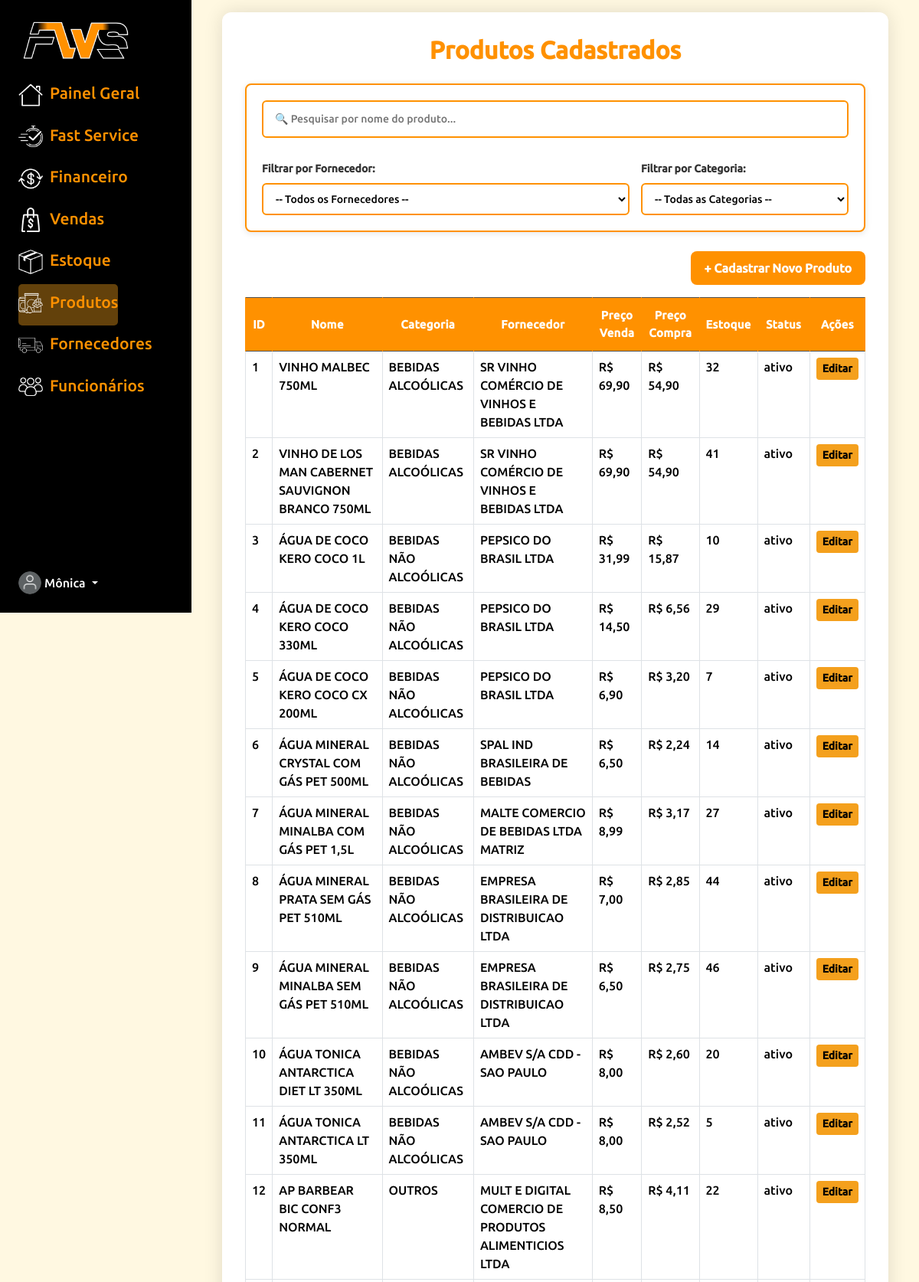
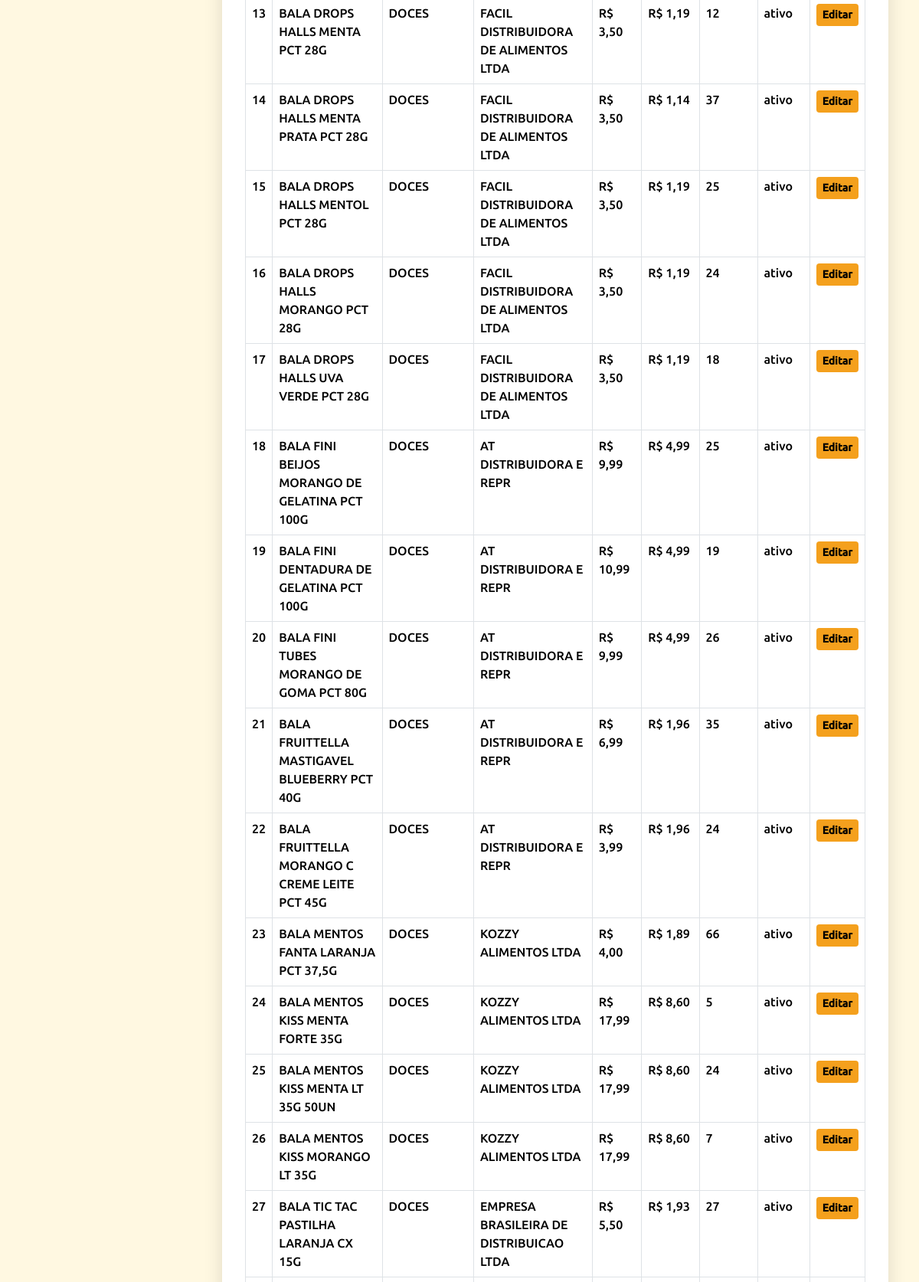
Screenshot of /FWS_ADM/produtos/HTML/lista_produtos.php (signed in, upper part) with the database file from the repository (2 pictures, top to bottom).
### tables this page shows
CREATE TABLE IF NOT EXISTS `funcionarios` (
  `id` int(11) NOT NULL AUTO_INCREMENT,
  `nome` varchar(100) NOT NULL,
  `cpf` varchar(14) NOT NULL,
  `email` varchar(100) NOT NULL,
  `senha` varchar(255) NOT NULL,
  `nivel_permissao` tinyint(4) NOT NULL,
  `criado_em` timestamp NULL DEFAULT CURRENT_TIMESTAMP,
  `ultimo_login` datetime DEFAULT NULL,
  `ativo` tinyint(1) DEFAULT '1',
  PRIMARY KEY (`id`),
  UNIQUE KEY `cpf` (`cpf`),
  UNIQUE KEY `email` (`email`)
);

CREATE TABLE IF NOT EXISTS `produtos` (
  `id` int(11) NOT NULL AUTO_INCREMENT,
  `nome` varchar(100) NOT NULL,
  `categoria_id` int(11) NOT NULL,
  `fornecedor_id` int(11) NOT NULL,
  `descricao` text,
  `foto_produto` varchar(255) DEFAULT NULL,
  `preco_venda` decimal(10,2) DEFAULT NULL,
  `preco_compra` decimal(10,2) DEFAULT NULL,
  `estoque` int(11) DEFAULT '0',
  `validade_padrao_meses` int(11) DEFAULT NULL,
  `status` enum('ativo','inativo') DEFAULT 'ativo',
  `criado_em` timestamp NULL DEFAULT CURRENT_TIMESTAMP,
  PRIMARY KEY (`id`),
  UNIQUE KEY `id` (`id`),
  KEY `categoria_id` (`categoria_id`),
  KEY `fornecedor_id` (`fornecedor_id`),
  CONSTRAINT `produtos_ibfk_1` FOREIGN KEY (`categoria_id`) REFERENCES `categorias` (`id`),
  CONSTRAINT `produtos_ibfk_2` FOREIGN KEY (`fornecedor_id`) REFERENCES `fornecedores` (`id`)
);

CREATE TABLE IF NOT EXISTS `categorias` (
  `id` int(11) NOT NULL AUTO_INCREMENT,
  `nome` varchar(100) NOT NULL,
  `cor` varchar(50) DEFAULT NULL,
  PRIMARY KEY (`id`),
  UNIQUE KEY `nome` (`nome`)
);

CREATE TABLE IF NOT EXISTS `fornecedores` (
  `id` int(11) NOT NULL AUTO_INCREMENT,
  `nome` varchar(150) NOT NULL,
  `cnpj` varchar(14) NOT NULL,
  `telefone` varchar(20) NOT NULL,
  `email` varchar(100) NOT NULL,
  PRIMARY KEY (`id`),
  UNIQUE KEY `cnpj` (`cnpj`)
);

### FWS_ADM/produtos/HTML/lista_produtos.php (the view, shortened to what this page needs)
<?php
include "../../conn.php";
$id = $_SESSION['usuario_id_ADM'];
$stmt = $sql->prepare("SELECT nome FROM funcionarios WHERE id = ?");
$stmt->bind_param("i", $id);
$stmt->execute();
$stmt->bind_result($nome_adm);
$nome_adm = explode(" ", trim($nome_adm))[0];
$query = "
    SELECT
        p.id,
        p.nome,
        c.nome AS categoria,
        f.nome AS fornecedor,
        p.preco_venda,
        p.preco_compra,
        p.estoque,
        p.status
    FROM produtos p
    LEFT JOIN categorias c ON p.categoria_id = c.id
    LEFT JOIN fornecedores f ON p.fornecedor_id = f.id
    ORDER BY p.id ASC
";
$result = $sql->query($query);
$pagina = 'produtos';
?>
<!DOCTYPE html>
<html lang="pt-br">
<head>
    <link rel="stylesheet" href="../../menu_principal/CSS/menu_principal.css">
    <link href="https://cdn.jsdelivr.net/npm/bootstrap@5.3.3/dist/css/bootstrap.min.css" rel="stylesheet">
</head>
<body>
    <div class="container-fluid">
        <div class="row flex-nowrap">
            <div class="col-auto px-sm-2 px-0 bg-dark" id="fund">
                <div class="d-flex flex-column align-items-center align-items-sm-start px-3 pt-2 text-white min-vh-100"
                    id="menu">
                    <ul class="nav nav-pills flex-column mb-sm-auto mb-0 align-items-center align-items-sm-start">
                        <li id="logo-linha"><img src="../../menu_principal/IMG/logo_linhas.png"></li>
                        <li><a href="/fws/FWS_ADM/menu_principal/HTML/menu_principal1.php" class="nav-link px-0 <?php if($pagina=='painel') echo 'active'; ?>"
                                id="cor-fonte">
                                <img src="../../menu_principal/IMG/painelgeral.png">
                                <span class="ms-1 d-none d-sm-inline">Painel Geral</span>
                            </a></li>
                        <li><a href="/fws/FWS_ADM/fast_service/HTML/fast_service.php" class="nav-link px-0 <?php if($pagina=='fast') echo 'active'; ?>"
                                id="cor-fonte">
                                <img src="../../menu_principal/IMG/fastservice.png">
                                <span class="ms-1 d-none d-sm-inline">Fast Service</span>
                            </a></li>
                        <li><a href="/fws/FWS_ADM/menu_financeiro/HTML/menu_financeiro.php" class="nav-link px-0 <?php if($pagina=='financeiro') echo 'active'; ?>"
                                id="cor-fonte">
                                <img src="../../menu_principal/IMG/financeiro.png">
                                <span class="ms-1 d-none d-sm-inline">Financeiro</span>
                            </a></li>
                        <li><a href="/fws/FWS_ADM/menu_vendas/HTML/menu_venda.php" class="nav-link px-0 <?php if($pagina=='vendas') echo 'active'; ?>" id="cor-fonte">
                                <img src="../../menu_principal/IMG/vendaspai.png">
                                <span class="ms-1 d-none d-sm-inline">Vendas</span>
                            </a></li>
                        <li><a href="/fws/FWS_ADM/estoque/HTML/estoque.php" class="nav-link px-0 <?php if($pagina=='estoque') echo 'active'; ?>" id="cor-fonte">
                                <img src="../../menu_principal/IMG/estoque.png">
                                <span class="ms-1 d-none d-sm-inline">Estoque</span>
                            </a></li>
                        <li><a href="/fws/FWS_ADM/produtos/HTML/lista_produtos.php" class="nav-link px-0 <?php if($pagina=='produtos') echo 'active'; ?>"
                                id="cor-fonte">
                                <img src="../../menu_principal/IMG/produtos.png">
                                <span class="ms-1 d-none d-sm-inline">Produtos</span>
                            </a></li>
                        <li><a href="/fws/FWS_ADM/fornecedores/HTML/lista_fornecedores.php" class="nav-link px-0 <?php if($pagina=='fornecedores') echo 'active'; ?>"
                                id="cor-fonte">
                                <img src="../../menu_principal/IMG/fornecedor.png">
                                <span class="ms-1 d-none d-sm-inline">Fornecedores</span>
                            </a></li>
                        <li><a href="/fws/FWS_ADM/funcionarios/HTML/menu_funcionarios.php" class="nav-link px-0 <?php if($pagina=='funcionarios') echo 'active'; ?>"
                                id="cor-fonte">
                                <img src="../../menu_principal/IMG/funcionarios.png">
                                <span class="ms-1 d-none d-sm-inline">Funcionários</span>
                            </a></li>
                    </ul>
                    <div class="dropdown pb-4">
                        <a href="#" class="d-flex align-items-center text-white text-decoration-none dropdown-toggle"
                            data-bs-toggle="dropdown">
                            <img src="../../fotodeperfiladm.png" width="30" height="30" class="rounded-circle">
                            <span class="d-none d-sm-inline mx-1"><?= $nome_adm ?></span>
                        </a>
                    </div>
                </div>
            </div>
            <div class="col py-3" id="conteudo-principal">
                <div class="container">
                    <h2>Produtos Cadastrados</h2>
                    <div class="search-filter-container">
                        <input
                            type="text"
                            id="searchInput"
                            class="search-input"
                            placeholder="🔍 Pesquisar por nome do produto..."
                        >
                        <div class="filters-row">
                            <div class="filter-group">
                                <label for="fornecedorFilter">Filtrar por Fornecedor:</label>
                                <select id="fornecedorFilter" class="filter-select">
                                    <option value="">-- Todos os Fornecedores --</option>
                                </select>
                            </div>
                            <div class="filter-group">
                                <label for="categoriaFilter">Filtrar por Categoria:</label>
                                <select id="categoriaFilter" class="filter-select">
                                    <option value="">-- Todas as Categorias --</option>
                                </select>
                            </div>
                        </div>
                    </div>
                    <div class="d-flex justify-content-end mb-3">
                        <a href="cadastro_produto.php" class="btn btn-cadastro">
                            + Cadastrar Novo Produto
                        </a>
                    </div>
                    <table class="table table-bordered table-hover">
                        <thead class="table-dark">
                            <tr>
                                <th>ID</th>
                                <th>Nome</th>
                                <th>Categoria</th>
                                <th>Fornecedor</th>
                                <th>Preço Venda</th>
                                <th>Preço Compra</th>
                                <th>Estoque</th>
                                <th>Status</th>
                                <th>Ações</th>
                            </tr>
                        </thead>
                        <tbody>
                            <?php if ($result->num_rows > 0): ?>
                            <?php while ($row = $result->fetch_assoc()): ?>
                            <tr>
                                <td><?= $row['id'] ?></td>
                                <td><?= htmlspecialchars($row['nome']) ?></td>
                                <td><?= htmlspecialchars($row['categoria']) ?></td>
                                <td><?= htmlspecialchars($row['fornecedor']) ?></td>
                                <td>R$ <?= number_format($row['preco_venda'], 2, ',', '.') ?></td>
                                <td>R$ <?= number_format($row['preco_compra'], 2, ',', '.') ?></td>
                                <td><?= $row['estoque'] ?></td>
                                <td><?= ($row['status'] === 'ativo' ? 'ativo' : 'inativo') ?></td>
                                <td>
                                    <a href="editar_produto.php?id=<?= $row['id'] ?>"
                                        class="btn btn-edit btn-sm">Editar</a>
                                </td>
                            </tr>
                            <?php endwhile; ?>
                            <?php else: ?>
                            <tr>
                                <td colspan="9">Nenhum produto cadastrado.</td>
                            </tr>
                            <?php endif; ?>
                        </tbody>
                    </table>
                </div>
            </div>
        </div>
    </div>
</body>
</html>

### FWS_ADM/menu_principal/CSS/menu_principal.css (style rules this page uses)
.col { margin-left: 250px; }
#menu { background-color: black; }
#fund { background-color: black !important; position: fixed; left: 0; top: 0; height: 100vh; overflow-y: auto; z-index: 1000; }
#cor-fonte { color: #ff9100; font-size: 21px; padding-bottom: 13px; }
#cor-fonte img { width: 32px; }
#logo-linha img { width: 150px; }
.nav-link { width: 100%; display: block; border-radius: 10px; }
.nav-link.active { background-color: #f4a21d67 !important; border-radius: 5px; }

### FWS_ADM/produtos/HTML/lista_produtos.php (style rules this page uses)
body { background-color: #fff8e1; margin: 0; overflow-x: hidden; animation: fadeInBody .5s ease; }
#fund { position: fixed; top: 0; left: 0; height: 100vh; width: 250px; background-color: black !important; overflow-y: auto; z-index: 1000; }
#menu { background-color: black; }
#fund { background-color: black !important; }
#cor-fonte { color: #ff9100; font-size: 21px; padding-bottom: 13px; }
#cor-fonte img { width: 32px; }
#logo-linha img { width: 150px; }
.nav-link { width: 100%; display: block; border-radius: 10px; }
.nav-link.active { background-color: #f4a21d67 !important; border-radius: 5px; }
#conteudo-principal { margin-left: 250px; padding: 40px; }
.container { max-width: 1050px; background: white; padding: 30px; border-radius: 12px; box-shadow: 0 0 25px rgba(0, 0, 0, 0.12); animation: fadeInCard .6s ease; }
h2 { text-align: center; margin-bottom: 25px; color: #ff9100; font-weight: bold; }
.btn-cadastro { background-color: #ff9100; color: white; font-weight: bold; border: none; padding: 10px 18px; transition: all .25s ease-in-out; border-radius: 8px; }
table { animation: fadeInTable .6s ease; }
.table thead.table-dark { background-color: #ff9100; }
.table thead.table-dark th { background-color: #ff9100; color: white; border-color: #ff9100; }
tr { transition: background .18s ease, transform .15s ease; }
.btn-edit { background-color: #f4a01d; color: black; border: none; font-weight: bold; transition: all .2s ease; }
.table thead th { text-align: center !important; vertical-align: middle !important; padding-top: 12px !important; padding-bottom: 12px !important; font-size: 15px; letter-spacing: 0.3px; font-weight: 600; }
.table thead th { background-color: #ff9100 !important; color: white !important; }
.search-filter-container { background-color: white; border-radius: 8px; padding: 20px; margin-bottom: 25px; box-shadow: 0 2px 8px rgba(0, 0, 0, 0.1); border: 2px solid #ff9100; }
.search-input { width: 100%; padding: 12px 15px; font-size: 14px; border: 2px solid #ff9100; border-radius: 6px; margin-bottom: 15px; transition: all 0.3s ease; }
.filters-row { display: grid; grid-template-columns: 1fr 1fr; gap: 15px; margin-top: 15px; }
.filter-group { display: flex; flex-direction: column; }
.filter-group label { font-weight: 600; color: #333; margin-bottom: 8px; font-size: 14px; }
.filter-select { padding: 10px 12px; border: 2px solid #ff9100; border-radius: 6px; font-size: 14px; cursor: pointer; transition: all 0.3s ease; background-color: white; }
.filter-select option { padding: 8px; }

### rows the page displays
funcionarios: nome "Mônica"
produtos: id "1", nome "VINHO MALBEC 750ML", categoria.nome "BEBIDAS ALCOÓLICAS", fornecedor.nome "SR VINHO COMÉRCIO DE VINHOS E BEBIDAS LTDA", preco_venda "69,90", preco_compra "54,90", estoque "32", status "ativo"
produtos: id "2", nome "VINHO DE LOS MAN CABERNET SAUVIGNON BRANCO 750ML", categoria.nome "BEBIDAS ALCOÓLICAS", fornecedor.nome "SR VINHO COMÉRCIO DE VINHOS E BEBIDAS LTDA", preco_venda "69,90", preco_compra "54,90", estoque "41", status "ativo"
produtos: id "3", nome "ÁGUA DE COCO KERO COCO 1L", categoria.nome "BEBIDAS NÃO ALCOÓLICAS", fornecedor.nome "PEPSICO DO BRASIL LTDA", preco_venda "31,99", preco_compra "15,87", estoque "10", status "ativo"
produtos: id "4", nome "ÁGUA DE COCO KERO COCO 330ML", categoria.nome "BEBIDAS NÃO ALCOÓLICAS", fornecedor.nome "PEPSICO DO BRASIL LTDA", preco_venda "14,50", preco_compra "6,56", estoque "29", status "ativo"
produtos: id "5", nome "ÁGUA DE COCO KERO COCO CX 200ML", categoria.nome "BEBIDAS NÃO ALCOÓLICAS", fornecedor.nome "PEPSICO DO BRASIL LTDA", preco_venda "6,90", preco_compra "3,20", estoque "7", status "ativo"
produtos: id "6", nome "ÁGUA MINERAL CRYSTAL COM GÁS PET 500ML", categoria.nome "BEBIDAS NÃO ALCOÓLICAS", fornecedor.nome "SPAL IND BRASILEIRA DE BEBIDAS", preco_venda "6,50", preco_compra "2,24", estoque "14", status "ativo"
produtos: id "7", nome "ÁGUA MINERAL MINALBA COM GÁS PET 1,5L", categoria.nome "BEBIDAS NÃO ALCOÓLICAS", fornecedor.nome "MALTE COMERCIO DE BEBIDAS LTDA MATRIZ", preco_venda "8,99", preco_compra "3,17", estoque "27", status "ativo"
produtos: id "8", nome "ÁGUA MINERAL PRATA SEM GÁS PET 510ML", categoria.nome "BEBIDAS NÃO ALCOÓLICAS", fornecedor.nome "EMPRESA BRASILEIRA DE DISTRIBUICAO LTDA", preco_venda "7,00", preco_compra "2,85", estoque "44", status "ativo"
produtos: id "9", nome "ÁGUA MINERAL MINALBA SEM GÁS PET 510ML", categoria.nome "BEBIDAS NÃO ALCOÓLICAS", fornecedor.nome "EMPRESA BRASILEIRA DE DISTRIBUICAO LTDA", preco_venda "6,50", preco_compra "2,75", estoque "46", status "ativo"
produtos: id "10", nome "ÁGUA TONICA ANTARCTICA DIET LT 350ML", categoria.nome "BEBIDAS NÃO ALCOÓLICAS", fornecedor.nome "AMBEV S/A CDD - SAO PAULO", preco_venda "8,00", preco_compra "2,60", estoque "20", status "ativo"
produtos: id "11", nome "ÁGUA TONICA ANTARCTICA LT 350ML", categoria.nome "BEBIDAS NÃO ALCOÓLICAS", fornecedor.nome "AMBEV S/A CDD - SAO PAULO", preco_venda "8,00", preco_compra "2,52", estoque "5", status "ativo"
produtos: id "12", nome "AP BARBEAR BIC CONF3 NORMAL", categoria.nome "OUTROS", fornecedor.nome "MULT E DIGITAL COMERCIO DE PRODUTOS ALIMENTICIOS LTDA", preco_venda "8,50", preco_compra "4,11", estoque "22", status "ativo"
produtos: id "13", nome "BALA DROPS HALLS MENTA PCT 28G", categoria.nome "DOCES", fornecedor.nome "FACIL DISTRIBUIDORA DE ALIMENTOS LTDA", preco_venda "3,50", preco_compra "1,19", estoque "12", status "ativo"
produtos: id "14", nome "BALA DROPS HALLS MENTA PRATA PCT 28G", categoria.nome "DOCES", fornecedor.nome "FACIL DISTRIBUIDORA DE ALIMENTOS LTDA", preco_venda "3,50", preco_compra "1,14", estoque "37", status "ativo"
produtos: id "15", nome "BALA DROPS HALLS MENTOL PCT 28G", categoria.nome "DOCES", fornecedor.nome "FACIL DISTRIBUIDORA DE ALIMENTOS LTDA", preco_venda "3,50", preco_compra "1,19", estoque "25", status "ativo"
produtos: id "16", nome "BALA DROPS HALLS MORANGO PCT 28G", categoria.nome "DOCES", fornecedor.nome "FACIL DISTRIBUIDORA DE ALIMENTOS LTDA", preco_venda "3,50", preco_compra "1,19", estoque "24", status "ativo"
produtos: id "17", nome "BALA DROPS HALLS UVA VERDE PCT 28G", categoria.nome "DOCES", fornecedor.nome "FACIL DISTRIBUIDORA DE ALIMENTOS LTDA", preco_venda "3,50", preco_compra "1,19", estoque "18", status "ativo"
produtos: id "18", nome "BALA FINI BEIJOS MORANGO DE GELATINA PCT 100G", categoria.nome "DOCES", fornecedor.nome "AT DISTRIBUIDORA E REPR", preco_venda "9,99", preco_compra "4,99", estoque "25", status "ativo"
produtos: id "19", nome "BALA FINI DENTADURA DE GELATINA PCT 100G", categoria.nome "DOCES", fornecedor.nome "AT DISTRIBUIDORA E REPR", preco_venda "10,99", preco_compra "4,99", estoque "19", status "ativo"
produtos: id "20", nome "BALA FINI TUBES MORANGO DE GOMA PCT 80G", categoria.nome "DOCES", fornecedor.nome "AT DISTRIBUIDORA E REPR", preco_venda "9,99", preco_compra "4,99", estoque "26", status "ativo"
produtos: id "21", nome "BALA FRUITTELLA MASTIGAVEL BLUEBERRY PCT 40G", categoria.nome "DOCES", fornecedor.nome "AT DISTRIBUIDORA E REPR", preco_venda "6,99", preco_compra "1,96", estoque "35", status "ativo"
produtos: id "22", nome "BALA FRUITTELLA MORANGO C CREME LEITE PCT 45G", categoria.nome "DOCES", fornecedor.nome "AT DISTRIBUIDORA E REPR", preco_venda "3,99", preco_compra "1,96", estoque "24", status "ativo"
produtos: id "23", nome "BALA MENTOS FANTA LARANJA PCT 37,5G", categoria.nome "DOCES", fornecedor.nome "KOZZY ALIMENTOS LTDA", preco_venda "4,00", preco_compra "1,89", estoque "66", status "ativo"
produtos: id "24", nome "BALA MENTOS KISS MENTA FORTE 35G", categoria.nome "DOCES", fornecedor.nome "KOZZY ALIMENTOS LTDA", preco_venda "17,99", preco_compra "8,60", estoque "5", status "ativo"
produtos: id "25", nome "BALA MENTOS KISS MENTA LT 35G 50UN", categoria.nome "DOCES", fornecedor.nome "KOZZY ALIMENTOS LTDA", preco_venda "17,99", preco_compra "8,60", estoque "24", status "ativo"
produtos: id "26", nome "BALA MENTOS KISS MORANGO LT 35G", categoria.nome "DOCES", fornecedor.nome "KOZZY ALIMENTOS LTDA", preco_venda "17,99", preco_compra "8,60", estoque "7", status "ativo"
produtos: id "27", nome "BALA TIC TAC PASTILHA LARANJA CX 15G", categoria.nome "DOCES", fornecedor.nome "EMPRESA BRASILEIRA DE DISTRIBUICAO LTDA", preco_venda "5,50", preco_compra "1,93", estoque "27", status "ativo"
